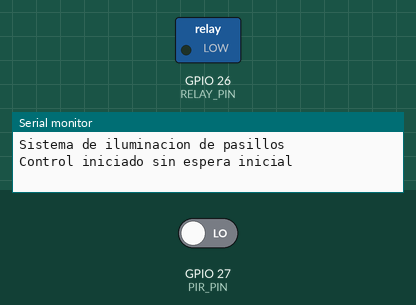
Recording of a sketch running on a simulated ESP32. Parts: switched loads named in the sketch (green lamp = pin HIGH), the last lines printed to the serial monitor. The test bench sets the inputs (shaded band); at power-on: GPIO 27 (PIR_PIN) LOW.

Above: at 1.2 s.
1.3 s: GPIO 27 (PIR_PIN) driven HIGH
At 2.2 s:
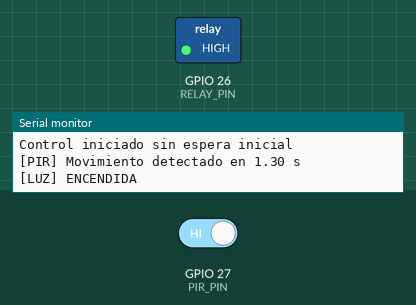
Timing chart, 0 to 4.3 s (numbered marks = the images above; inputs shaded):
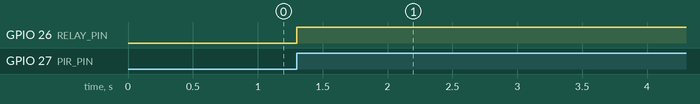

The sketch:

pir_rele_10s.ino
```cpp
const int PIR_PIN = 27;
const int RELAY_PIN = 26;

// Mantener la iluminacion durante 10 segundos
// desde la ultima deteccion.
const unsigned long HOLD_TIME_MS = 10000UL;

bool lightOn = false;
bool previousMotion = false;

unsigned long lastMotionTime = 0;

void setup() {
    Serial.begin(115200);

    pinMode(PIR_PIN, INPUT);

    digitalWrite(RELAY_PIN, LOW);
    pinMode(RELAY_PIN, OUTPUT);

    Serial.println("Sistema de iluminacion de pasillos");
    Serial.println("Control iniciado sin espera inicial");
}

void loop() {
    unsigned long now = millis();
    bool motion = digitalRead(PIR_PIN) == HIGH;

    if (motion) {
        // Mientras hay movimiento, renovar el tiempo.
        lastMotionTime = now;

        if (!previousMotion) {
            Serial.print("[PIR] Movimiento detectado en ");
            Serial.print(now / 1000.0);
            Serial.println(" s");
        }

        if (!lightOn) {
            lightOn = true;
            digitalWrite(RELAY_PIN, HIGH);

            Serial.println("[LUZ] ENCENDIDA");
        }
    }


    // Apagar solamente cuando termine el tiempo
    // y el PIR ya no detecte movimiento.
    if (lightOn &&
        !motion &&
        (now - lastMotionTime >= HOLD_TIME_MS)) {

        lightOn = false;
        digitalWrite(RELAY_PIN, LOW);

        Serial.println("[LUZ] APAGADA por inactividad");
    }

    previousMotion = motion;
}
```

Measured:
- after the input at 1.3 s, GPIO 26 (RELAY_PIN): LOW → HIGH at once
